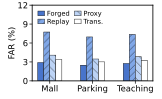

The Python source for this figure:
from pathlib import Path

import matplotlib

matplotlib.use("Agg")

import matplotlib.pyplot as plt
import numpy as np
from matplotlib.patches import Patch


# ===================== Raw data =====================
environment_labels = ["Mall", "Parking", "Teaching"]
attack_labels = ["Forged", "Replay", "Proxy", "Trans."]

far_values = np.array(
    [
        [2.91, 7.74, 4.08, 3.39],
        [2.48, 6.96, 3.47, 3.01],
        [2.76, 7.36, 3.82, 3.25],
    ]
)

# ===================== Blue gradient + texture =====================
colors = [
    "#4874CB",
    "#7FA6E6",
    "#BCD3F5",
    "#FFFFFF",
]

hatches = [
    "",
    "/////",
    "\\\\\\\\",
    "",
]

# ===================== Figure size: cm to inch =====================
cm_to_in = 1 / 2.54
fig_w = 4.1 * cm_to_in
fig_h = 2.5 * cm_to_in

plt.rcParams.update(
    {
        "font.size": 6,
        "axes.labelsize": 6,
        "xtick.labelsize": 6,
        "ytick.labelsize": 6,
        "legend.fontsize": 4.8,
        "font.family": "sans-serif",
        "hatch.linewidth": 0.2,
    }
)

fig, ax = plt.subplots(figsize=(fig_w, fig_h))
fig.patch.set_facecolor("white")
ax.set_facecolor("white")

# ===================== Bar layout =====================
bar_w = 0.065
cluster_gap = 0.20

x1 = np.array([0, 1, 2, 3]) * bar_w

start2 = x1[-1] + bar_w + cluster_gap
x2 = start2 + np.array([0, 1, 2, 3]) * bar_w

start3 = x2[-1] + bar_w + cluster_gap
x3 = start3 + np.array([0, 1, 2, 3]) * bar_w

group_xs = [x1, x2, x3]


def draw_group(xs, values):
    for i, x in enumerate(xs):
        ax.bar(
            x,
            values[i],
            width=bar_w,
            color=colors[i],
            edgecolor="black",
            linewidth=0.3,
            hatch=hatches[i],
            align="center",
        )


for env_index, xs in enumerate(group_xs):
    draw_group(xs, far_values[env_index])

# ===================== Axes =====================
group_centers = [np.mean(xs) for xs in group_xs]

ax.set_xticks(group_centers)
ax.set_xticklabels(environment_labels)

ax.set_ylabel("FAR (%)", labelpad=1)

ax.set_ylim(0, 12)
ax.set_yticks([0, 3, 6, 9, 12])

ax.tick_params(axis="both", pad=1, width=0.5, length=2)

for sp in ["left", "right", "top", "bottom"]:
    ax.spines[sp].set_visible(True)
    ax.spines[sp].set_linewidth(0.6)

# ===================== Legend =====================
legend_handles = [
    Patch(facecolor=colors[0], edgecolor="black", linewidth=0.3, hatch=hatches[0], label=attack_labels[0]),
    Patch(facecolor=colors[1], edgecolor="black", linewidth=0.3, hatch=hatches[1], label=attack_labels[1]),
    Patch(facecolor=colors[2], edgecolor="black", linewidth=0.3, hatch=hatches[2], label=attack_labels[2]),
    Patch(facecolor=colors[3], edgecolor="black", linewidth=0.3, hatch=hatches[3], label=attack_labels[3]),
]

legend = ax.legend(
    handles=legend_handles,
    loc="upper left",
    ncol=2,
    frameon=True,
    borderpad=0.18,
    handlelength=1.0,
    handletextpad=0.35,
    columnspacing=0.75,
    labelspacing=0.2,
    bbox_to_anchor=(0.01, 0.99),
)

frame = legend.get_frame()
frame.set_facecolor("white")
frame.set_alpha(0.8)
frame.set_edgecolor("none")
frame.set_linewidth(0.0)

# ===================== Layout =====================
plt.subplots_adjust(
    left=0.2,
    right=0.95,
    bottom=0.18,
    top=0.95,
)

# ===================== Export =====================
output_path = Path(__file__).with_suffix(".pdf")
plt.savefig(output_path, format="pdf")
plt.close(fig)
